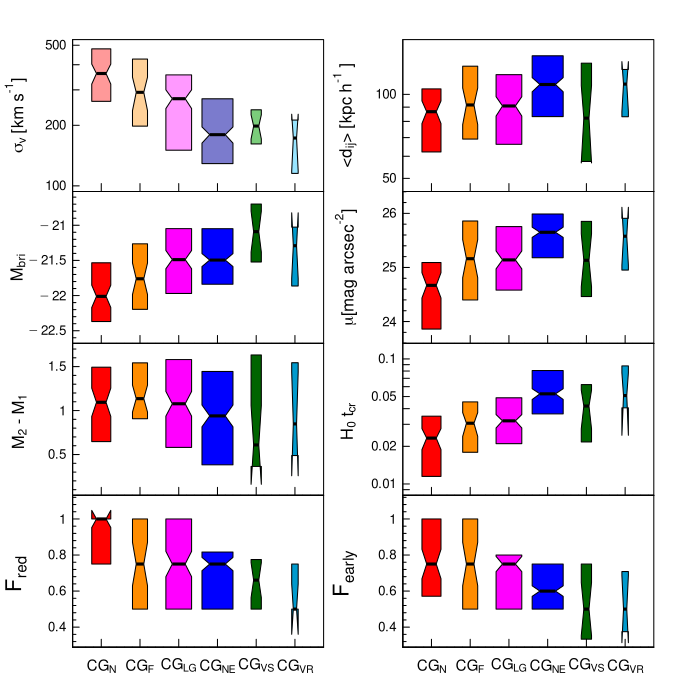

R code for this plot:
library(bootstrap); library(latex2exp); library(astrolibR)
 library(magicaxis)
#--------------------------------------------------------------

SS<-read.table("../data/compact_in_gg_m3_full")
S<-read.table("../data/compact_in_node_m3_full")
Gf<-read.table("../data/compact_in_field_m3_full")
FF<-read.table("../data/compact_in_filaments_m3_full")
VG<-read.table("../data/compact_in_voids_m3_full")
HH<-read.table("../data/tab_gal_gru.dat")

#---------COLNAMES ---------
colnames(SS)[c(1,2,3,4,5,6,7,8,9,10,11,12,13,14,15)] <- c('igru','nmi','alcm','delcm','zmedian','radio_mins','mu','sigv','rmag_bri','flag','rabs1','dij','tcr','rp','rabs2')

colnames(Gf)[c(1,2,3,4,5,6,7,8,9,10,11,12,13,14,15)] <- c("igru",'nmi','alcm','delcm','zmedian','radio_mins','mu','sigv','rmag_bri','flag','rabs1','dij','tcr','rp','rabs2')

colnames(S)[c(1,2,3,4,5,6,7,8,9,10,11,12,13,14,15)] <- c("igru",'nmi','alcm','delcm','zmedian','radio_mins','mu','sigv','rmag_bri','flag','rabs1','dij','tcr','rp','rabs2')

colnames(FF)[c(1,2,3,4,5,6,7,8,9,10,11,12,13,14,15)] <- c("igru",'nmi','alcm','delcm','zmedian','radio_mins','mu','sigv','rmag_bri','flag','rabs1','dij','tcr','rp','rabs2')

colnames(VG)[c(1,2,3,4,5,6,7,8,9,10,11,12,13,14,15,16,17)] <- c("igru",'nmi','alcm','delcm','zmedian','radio_mins','mu','sigv','rmag_bri','flag','rabs1','dij','tcr','rp','rabs2','tipo','estado')

colnames(HH)[c(1,2,3,4,5,6,7,8,9,10,11,12,13,14,15,16)] <-c("GId", "Nm", "RA", "Dec", "Redshift", "mag_r", "mag_g", "mag_g", "galid", "r50", "r90", "rabs", "gabs", "uabd", "passive", "early")


#------------------------------------------------------------------
#------------------------------------------------------------------
#seleccion de galaxias miembros
#------------------------------------------------------------------

N_nodo=length(S$igru)
N_Fof=length(SS$igru)
N_fi=length(FF$igru)
N_cam=length(Gf$igru)
N_vv=length(VG$igru)
N_vr=length(subset(VG$igru,VG$tipo==0))
N_vs=length(subset(VG$igru,VG$tipo==1))
N_ved=length(subset(VG$igru,VG$estado==0))
N_vin=length(subset(VG$igru,VG$estado==-1))

#------------------------------------------------------------------
# Filamentos
fil_gr_1<-matrix(nrow=N_fi,ncol= 10)
fil_frac_p1<-matrix(nrow=N_fi,ncol= 10)
fil_frac_e1<-matrix(nrow=N_fi,ncol= 10)

for(i in 1:N_fi){
    fil_gr_1[i,1:FF$nmi[i]]<-subset(HH$mag_r, FF$igru[i]==HH$GId)
    fil_frac_p1[i,1:FF$nmi[i]]<-subset(HH$passive, FF$igru[i]==HH$GId)
    fil_frac_e1[i,1:FF$nmi[i]]<-subset(HH$early, FF$igru[i]==HH$GId)
}

fil_gr<-vector('logical',sum(FF$nmi)); fil_dif_2bri<-vector('logical',N_fi)
fil_fp<-vector('logical',N_fi); fil_fp_gr<-vector('logical',N_fi)
fil_fe<-vector('logical',N_fi); fil_fe_gr<-vector('logical',N_fi)

h=1 ;b=FF$nmi[1]

for(i in 1:N_fi){
    fil_gr[h:b] <-(fil_gr_1[i,1:FF$nmi[i]]) #concatena miembros
    fil_fp[i] <-sum(fil_frac_p1[i,1:FF$nmi[i]])
    fil_fe[i] <-sum(fil_frac_e1[i,1:FF$nmi[i]])
    h=b+1 ; b=b+FF$nmi[i+1]

}

h=1 ;b=FF$nmi[1]

for(i in 1:N_fi){
    fil_dif_2bri[i]<-fil_gr[h+1]-fil_gr[h]
    fil_fp_gr[i]<-fil_fp[i]/FF$nmi[i]
    fil_fe_gr[i]<-fil_fe[i]/FF$nmi[i]
    h=b+1 ; b=b+FF$nmi[i+1]
}


#----------------------------------------------------------------------

# Nodos
nodo_gr_1<-matrix(nrow=N_nodo,ncol= 10)
nodo_frac_p1<-matrix(nrow=N_nodo,ncol= 10)
nodo_frac_e1<-matrix(nrow=N_nodo,ncol= 10)

for(i in 1:N_nodo){
    nodo_gr_1[i,1:S$nmi[i]]<-subset(HH$mag_r, S$igru[i]==HH$GId)
    nodo_frac_p1[i,1:S$nmi[i]]<-subset(HH$passive, S$igru[i]==HH$GId)
    nodo_frac_e1[i,1:S$nmi[i]]<-subset(HH$early, S$igru[i]==HH$GId)
}

nodo_gr<-vector('logical',sum(S$nmi)); nodo_dif_2bri<-vector('logical',N_nodo)
nodo_fp<-vector('logical',N_nodo); nodo_fp_gr<-vector('logical',N_nodo)
nodo_fe<-vector('logical',N_nodo); nodo_fe_gr<-vector('logical',N_nodo)

h=1 ;b=S$nmi[1]
for(i in 1:N_nodo){
    nodo_gr[h:b] <-(nodo_gr_1[i,1:S$nmi[i]])
    nodo_fp[i] <-sum(nodo_frac_p1[i,1:S$nmi[i]])
    nodo_fe[i] <-sum(nodo_frac_e1[i,1:S$nmi[i]])
    h=b+1 ; b=b+S$nmi[i+1]
}

h=1 ;b=S$nmi[1]
for(i in 1:N_nodo){
    nodo_dif_2bri[i]<-nodo_gr[h+1]-nodo_gr[h]
    nodo_fp_gr[i]<-nodo_fp[i]/S$nmi[i]
    nodo_fe_gr[i]<-nodo_fe[i]/S$nmi[i]
    h=b+1 ; b=b+S$nmi[i+1]
}

#----------------------------------------------------------------------
# FOF
Fof_gr_1<-matrix(nrow=N_Fof,ncol= 10)
Fof_frac_p1<-matrix(nrow=N_Fof,ncol= 10)
Fof_frac_e1<-matrix(nrow=N_Fof,ncol= 10)

for(i in 1:N_Fof){
    Fof_gr_1[i,1:SS$nmi[i]]<-subset(HH$mag_r, SS$igru[i]==HH$GId)
    Fof_frac_p1[i,1:SS$nmi[i]]<-subset(HH$passive, SS$igru[i]==HH$GId)
    Fof_frac_e1[i,1:SS$nmi[i]]<-subset(HH$early, SS$igru[i]==HH$GId)
}

Fof_gr<-vector('logical',sum(SS$nmi)); Fof_dif_2bri<-vector('logical',N_Fof)
Fof_fp<-vector('logical',N_Fof); Fof_fp_gr<-vector('logical',N_Fof)
Fof_fe<-vector('logical',N_Fof); Fof_fe_gr<-vector('logical',N_Fof)

h=1 ;b=SS$nmi[1]
for(i in 1:N_Fof){
    Fof_gr[h:b] <-(Fof_gr_1[i,1:SS$nmi[i]])
    Fof_fp[i] <-sum(Fof_frac_p1[i,1:SS$nmi[i]])
    Fof_fe[i] <-sum(Fof_frac_e1[i,1:SS$nmi[i]])
    h=b+1 ; b=b+SS$nmi[i+1]
}

h=1 ;b=SS$nmi[1]
for(i in 1:N_Fof){
    Fof_dif_2bri[i]<-Fof_gr[h+1]-Fof_gr[h]
    Fof_fp_gr[i]<-Fof_fp[i]/SS$nmi[i]
    Fof_fe_gr[i]<-Fof_fe[i]/SS$nmi[i]
    h=b+1 ; b=b+SS$nmi[i+1]
}


#----------------------------------------------------------------------
# Campo
cam_gr_1<-matrix(nrow=N_cam,ncol= 10)
cam_frac_p1<-matrix(nrow=N_cam,ncol= 10)
cam_frac_e1<-matrix(nrow=N_cam,ncol= 10)
for(i in 1:N_cam){
    cam_gr_1[i,1:Gf$nmi[i]]<-subset(HH$mag_r, Gf$igru[i]==HH$GId)
    cam_frac_p1[i,1:Gf$nmi[i]]<-subset(HH$passive, Gf$igru[i]==HH$GId)
    cam_frac_e1[i,1:Gf$nmi[i]]<-subset(HH$early, Gf$igru[i]==HH$GId)
}

cam_gr<-vector('logical',sum(Gf$nmi)); cam_dif_2bri<-vector('logical',N_cam)
cam_fp<-vector('logical',N_cam); cam_fp_gr<-vector('logical',N_cam)
cam_fe<-vector('logical',N_cam); cam_fe_gr<-vector('logical',N_cam)

h=1 ;b=Gf$nmi[1]
for(i in 1:N_cam){
    cam_gr[h:b] <-(cam_gr_1[i,1:Gf$nmi[i]])
    cam_fp[i] <-sum(cam_frac_p1[i,1:Gf$nmi[i]])
    cam_fe[i] <-sum(cam_frac_e1[i,1:Gf$nmi[i]])
    h=b+1 ; b=b+Gf$nmi[i+1]
}

h=1 ;b=Gf$nmi[1]
for(i in 1:N_cam){
    cam_dif_2bri[i]<-cam_gr[h+1]-cam_gr[h]
    cam_fp_gr[i]<-cam_fp[i]/Gf$nmi[i]
    cam_fe_gr[i]<-cam_fe[i]/Gf$nmi[i]
    h=b+1 ; b=b+Gf$nmi[i+1]
}


#------------------------------------------------------------------------------------------------------------
#------------------------------------------------------------------------------------------------------------
#----------------------------------------------------------------------
# voids
vv_gr_1<-matrix(nrow=N_vv,ncol= 10)
vv_frac_p1<-matrix(nrow=N_vv,ncol= 10)
vv_frac_e1<-matrix(nrow=N_vv,ncol= 10)

for(i in 1:N_vv){
    vv_gr_1[i,1:VG$nmi[i]]<-subset(HH$mag_r, VG$igru[i]==HH$GId)
    vv_frac_p1[i,1:VG$nmi[i]]<-subset(HH$passive, VG$igru[i]==HH$GId)
    vv_frac_e1[i,1:VG$nmi[i]]<-subset(HH$early, VG$igru[i]==HH$GId)
}

vv_gr<-vector('logical',sum(VG$nmi)); vv_dif_2bri<-vector('logical',N_vv)
vv_fp<-vector('logical',N_vv); vv_fp_gr<-vector('logical',N_vv)
vv_fe<-vector('logical',N_vv); vv_fe_gr<-vector('logical',N_vv)

h=1 ;b=VG$nmi[1]
for(i in 1:N_vv){
    vv_gr[h:b] <-(vv_gr_1[i,1:VG$nmi[i]])
    vv_fp[i] <-sum(vv_frac_p1[i,1:VG$nmi[i]])
    vv_fe[i] <-sum(vv_frac_e1[i,1:VG$nmi[i]])
    h=b+1 ; b=b+VG$nmi[i+1]
}

h=1 ;b=VG$nmi[1]
for(i in 1:N_vv){
    vv_dif_2bri[i]<-vv_gr[h+1]-vv_gr[h]
    vv_fp_gr[i]<-vv_fp[i]/VG$nmi[i]
    vv_fe_gr[i]<-vv_fe[i]/VG$nmi[i]
    h=b+1 ; b=b+VG$nmi[i+1]
}

#----------------------------------------------------------------------
# voids R
Nmi_vr=subset(VG$nmi,VG$tipo==0)
igru_vr=subset(VG$igru,VG$tipo==0)

vr_gr_1<-matrix(nrow=N_vr,ncol= 10)
vr_frac_p1<-matrix(nrow=N_vr,ncol= 10)
vr_frac_e1<-matrix(nrow=N_vr,ncol= 10)

for(i in 1:N_vr){
    vr_gr_1[i,1:Nmi_vr[i]]<-subset(HH$mag_r, igru_vr[i]==HH$GId)
    vr_frac_p1[i,1:Nmi_vr[i]]<-subset(HH$passive, igru_vr[i]==HH$GId)
    vr_frac_e1[i,1:Nmi_vr[i]]<-subset(HH$early, igru_vr[i]==HH$GId)
}

vr_gr<-vector('logical',sum(Nmi_vr))
vr_dif_2bri<-vector('logical',N_vr)
vr_fp<-vector('logical',N_vr); vr_fp_gr<-vector('logical',N_vr)
vr_fe<-vector('logical',N_vr); vr_fe_gr<-vector('logical',N_vr)

h=1 ;b=Nmi_vr[1]
for(i in 1:N_vr){
    vr_gr[h:b] <-(vr_gr_1[i,1:Nmi_vr[i]])
    vr_fp[i] <-sum(vr_frac_p1[i,1:Nmi_vr[i]])
    vr_fe[i] <-sum(vr_frac_e1[i,1:Nmi_vr[i]])
    h=b+1 ; b=b+Nmi_vr[i+1]
}

h=1 ;b=Nmi_vr[1]
for(i in 1:N_vr){
    vr_dif_2bri[i]<-vr_gr[h+1]-vr_gr[h]
    vr_fp_gr[i]<-vr_fp[i]/Nmi_vr[i]
    vr_fe_gr[i]<-vr_fe[i]/Nmi_vr[i]
    h=b+1 ; b=b+Nmi_vr[i+1]
}

#----------------------------------------------------------------------
# voids S
Nmi_vs=subset(VG$nmi,VG$tipo==1)
igru_vs=subset(VG$igru,VG$tipo==1)

vs_gr_1<-matrix(nrow=N_vs,ncol= 10)
vs_frac_p1<-matrix(nrow=N_vs,ncol= 10)
vs_frac_e1<-matrix(nrow=N_vs,ncol= 10)

for(i in 1:N_vs){
    vs_gr_1[i,1:Nmi_vs[i]]<-subset(HH$mag_r, igru_vs[i]==HH$GId)
    vs_frac_p1[i,1:Nmi_vs[i]]<-subset(HH$passive, igru_vs[i]==HH$GId)
    vs_frac_e1[i,1:Nmi_vs[i]]<-subset(HH$early, igru_vs[i]==HH$GId)
}

vs_gr<-vector('logical',sum(Nmi_vs))
vs_dif_2bri<-vector('logical',N_vs)
vs_fp<-vector('logical',N_vs); vs_fp_gr<-vector('logical',N_vs)
vs_fe<-vector('logical',N_vs); vs_fe_gr<-vector('logical',N_vs)

h=1 ;b=Nmi_vs[1]
for(i in 1:N_vs){
    vs_gr[h:b] <-(vs_gr_1[i,1:Nmi_vs[i]])
    vs_fp[i] <-sum(vs_frac_p1[i,1:Nmi_vs[i]])
    vs_fe[i] <-sum(vs_frac_e1[i,1:Nmi_vs[i]])
    h=b+1 ; b=b+Nmi_vs[i+1]
}

h=1 ;b=Nmi_vs[1]

for(i in 1:N_vs){
vs_dif_2bri[i]<-vs_gr[h+1]-vs_gr[h]
    vs_fp_gr[i]<-vs_fp[i]/Nmi_vs[i]
    vs_fe_gr[i]<-vs_fe[i]/Nmi_vs[i]
h=b+1 ; b=b+Nmi_vs[i+1]
}

#----------------------------------------------------------------------
# voids IN 
Nmi_vin=subset(VG$nmi,VG$estado==-1)
igru_vin=subset(VG$igru,VG$estado==-1)

vin_gr_1<-matrix(nrow=N_vin,ncol= 10)
vin_frac_p1<-matrix(nrow=N_vin,ncol= 10)
vin_frac_e1<-matrix(nrow=N_vin,ncol= 10)

for(i in 1:N_vin){
    vin_gr_1[i,1:Nmi_vin[i]]<-subset(HH$mag_r, igru_vin[i]==HH$GId)
    vin_frac_p1[i,1:Nmi_vin[i]]<-subset(HH$passive, igru_vin[i]==HH$GId)
    vin_frac_e1[i,1:Nmi_vin[i]]<-subset(HH$early, igru_vin[i]==HH$GId)
}

vin_gr<-vector('logical',sum(Nmi_vin))
vin_dif_2bri<-vector('logical',N_vin)
vin_fp<-vector('logical',N_vin); vin_fp_gr<-vector('logical',N_vin)
vin_fe<-vector('logical',N_vin); vin_fe_gr<-vector('logical',N_vin)

h=1 ;b=Nmi_vin[1]
for(i in 1:N_vin){
    vin_gr[h:b] <-(vin_gr_1[i,1:Nmi_vin[i]])
    vin_fp[i] <-sum(vin_frac_p1[i,1:Nmi_vin[i]])
    vin_fe[i] <-sum(vin_frac_e1[i,1:Nmi_vin[i]])
    h=b+1 ; b=b+Nmi_vin[i+1]
}

h=1 ;b=Nmi_vin[1]
for(i in 1:N_vin){
    vin_dif_2bri[i]<-vin_gr[h+1]-vin_gr[h]
    vin_fp_gr[i]<-vin_fp[i]/Nmi_vin[i]
    vin_fe_gr[i]<-vin_fe[i]/Nmi_vin[i]
    h=b+1 ; b=b+Nmi_vin[i+1]
}

#----------------------------------------------------------------------
# voids EDGE
Nmi_ved=subset(VG$nmi,VG$tipo==1)
igru_ved=subset(VG$igru,VG$tipo==1)

ved_gr_1<-matrix(nrow=N_ved,ncol= 10)
ved_frac_p1<-matrix(nrow=N_ved,ncol= 10)
ved_frac_e1<-matrix(nrow=N_ved,ncol= 10)

for(i in 1:N_ved){
    ved_gr_1[i,1:Nmi_ved[i]]<-subset(HH$mag_r, igru_ved[i]==HH$GId)
    ved_frac_p1[i,1:Nmi_ved[i]]<-subset(HH$passive, igru_ved[i]==HH$GId)
    ved_frac_e1[i,1:Nmi_ved[i]]<-subset(HH$early, igru_ved[i]==HH$GId)
}

ved_gr<-vector('logical',sum(Nmi_ved))
ved_dif_2bri<-vector('logical',N_ved)
ved_fp<-vector('logical',N_ved); ved_fp_gr<-vector('logical',N_ved)
ved_fe<-vector('logical',N_ved); ved_fe_gr<-vector('logical',N_ved)

h=1 ;b=Nmi_ved[1]
for(i in 1:N_ved){
    ved_gr[h:b] <-(ved_gr_1[i,1:Nmi_ved[i]])
    ved_fp[i] <-sum(ved_frac_p1[i,1:Nmi_ved[i]])
    ved_fe[i] <-sum(ved_frac_e1[i,1:Nmi_ved[i]])
    h=b+1 ; b=b+Nmi_ved[i+1]
}

h=1 ;b=Nmi_ved[1]

for(i in 1:N_ved){
ved_dif_2bri[i]<-ved_gr[h+1]-ved_gr[h]
    ved_fp_gr[i]<-ved_fp[i]/Nmi_ved[i]
    ved_fe_gr[i]<-ved_fe[i]/Nmi_ved[i]
h=b+1 ; b=b+Nmi_ved[i+1]
}





(ask=TRUE)
#cairo_pdf("boxplot2.pdf")
#par(family="serif")
par(cex.lab=1.9)       #Tamaño labels
par(cex.axis=1.2)      #Tamaño números en ejes.
par(lwd=1)
par(cex=1)
par(mgp=c(4,0.4,0))  #margen labels
par(mar=c(0,0,0,0))
par(mfrow = c(4,2))   # dibujo 4x2

par(mar = c(0, 2.5, 0, 3.5), oma = c(4, 3, 3, 0)) #pegame este boxplot

#par(mgp=c(1.8,0.4,0))      	        #margen labels

colores=c("red",'darkorange','magenta','blue','darkgreen','deepskyblue3')


#--------- prueba color
a=c("red",'darkorange','magenta','blue3','green3','deepskyblue')
a1 <- col2rgb(a)
# transform to HSV space
a2 <- rgb2hsv(a1)
# you can try different scaling values e.g. between 0.3 - 0.6
n <- 0.4
col_pru=hsv(a2[1,], a2[2,]*n, a2[3,])

#---------------------


# ------------------------------------------------------
# -----------Sigv----------------------------------
# ------------------------------------------------------
x <- S$sigv #nodos
y <- SS$sigv #grupos FoF
z <- FF$sigv #filamentos
w <- Gf$sigv #campo
v <- VG$sigv #voids
vr <- subset(VG$sigv,VG$tipo==0) #voids
vs <- subset(VG$sigv,VG$tipo==1) #voids

#boxplot(log10(x),log10(z),log10(y),log10(w),log10(vs),log10(vr),
boxplot(x, z, y, w, vs, vr,
	las = 1,
	notch = TRUE,
	varwidth = TRUE,
	whisklty = 0, staplelty=0,
	outline = FALSE,
    whiskers = FALSE,
    ylim = c(100,500),
    #cex.axis=1.2,
#	lwd=c(1.2,1.2,1.5),
	xaxt="n", yaxt="n",
    log='y',
    col= col_pru)
    #col= colores)

laby=TeX('$\\sigma_v$ \\[km s$^{-1}$\\]')
mtext(laby, side = 2, cex = 1, line = 3.2, col = "black")
rango =c(2, 2.3, 2.6, 2.8)
#mtext(c(TeX('$100$'),TeX('$200$'),TeX('$400 $'),TeX('$ 700 $')),at=rango, side =2, cex = 1, line = 1.2, col = "black")



magaxis(side=2, majorn=5, minorn=5, tcl=0.5, ratio=0.5, labels=TRUE,las=2)#,at = rango)
magaxis(side=1, majorn=5, minorn=5, tcl=0.6, ratio=0., labels=FALSE)
# ------------------------------------------------------
# -----------Redshifth----------------------------------
# ------------------------------------------------------
#x <-  S$zmedian #nodos
#y <- SS$zmedian #grupos FoF
#z <- FF$zmedian #filamentos
#w <- Gf$zmedian #campo
#v <- VG$zmedian #voids
#vr <- subset(VG$zmedian,VG$tipo==0) #voids
#vs <- subset(VG$zmedian,VG$tipo==1) #voids

#boxplot(x,z,y,w,vs,vr,	
#	las = 1,notch = TRUE,varwidth = TRUE,outline = FALSE,
        ##ylim = c(0,0.2),
#	cex.axis=1.2,
##	lwd=c(1.2,1.2,1.5),
#	xaxt="n",
#        col= colores)
#mtext(expression(paste(Redshift)), side = 2, cex = 1, line = 3.2, col = "black")

# ------------------------------------------------------
# -----------dij----------------------------------
# ------------------------------------------------------
x <- S$dij*1000.  #nodos
y <- SS$dij*1000. #grupos FoF
z <- FF$dij*1000. #filamentos
w <- Gf$dij*1000. #campo
v <- VG$dij*1000. #voids
vr <- subset(VG$dij*1000.,VG$tipo==0) #voids
vs <- subset(VG$dij*1000.,VG$tipo==1) #voids

#boxplot(log10(x),log10(z),log10(y),log10(w),log10(vs),log10(vr),	
boxplot(x,z,y,w,vs,vr,
	las = 1,
	notch = TRUE,
	varwidth = TRUE,
	outline = FALSE,
    ylim = c(47,150),
    whisklty = 0, staplelty=0,
#	lwd=c(1.2,1.2,1.5),
    #cex.axis=1.2,
    log = "y",
	xaxt="n", yaxt="n",
    col= colores)

laby=TeX('$<d_{ij}>$ \\[kpc h$^{-1}$ \\]')
mtext(laby, side = 2, cex = 1, line = 3.2, col = "black")

rango =c( 100)

#mtext(c(TeX('$50$'),TeX('$80$'),TeX('$100 $'),TeX('$ 150 $')),at=rango, side =2, cex = 1, line = 1.2, col = "black")

#magaxis(side=2, las=2,at = rango)
magaxis(side=2, majorn=5, minorn=5, tcl=0.5, ratio=0.5, labels=TRUE,las=2, logpretty=TRUE) #, at = rango)
magaxis(side=1, majorn=5, minorn=5, tcl=0.6, ratio=0., labels=FALSE)


# ------------------------------------------------------
# -----------mabs1----------------------------------
# ------------------------------------------------------
x <- S$rabs1  #nodos
y <- SS$rabs1 #grupos FoF
z <- FF$rabs1 #filamentos
w <- Gf$rabs1 #campo
v <- VG$rabs1 #campo
vr <- subset(VG$rabs1,VG$tipo==0) #voids
vs <- subset(VG$rabs1,VG$tipo==1) #voids

boxplot(x,z,y,w,vs,vr,	
	las = 1,
	notch = TRUE,
	varwidth = TRUE,
	outline = FALSE,	whisklty = 0, staplelty=0,
    ylim = c(-22.6,-20.6),
#	lwd=c(1.2,1.2,1.5),
	xaxt="n",yaxt="n",
    col= colores)
laby=TeX('$M_{bri} $')
mtext(laby, side = 2, cex = 1, line = 3.2, col = "black")
magaxis(side=2, majorn=4, minorn=5, tcl=0.5, ratio=0.5, labels=TRUE,las=2)
magaxis(side=1, majorn=5, minorn=5, tcl=0.6, ratio=0., labels=FALSE)
# ------------------------------------------------------
# -----------titaG----------------------------------
# ------------------------------------------------------
#x <- S$radio_mins  #nodos
#y <- SS$radio_mins #grupos FoF
#z <- FF$radio_mins #filamentos
#w <- Gf$radio_mins #campo
#v <- VG$radio_mins #voids
#vr <- subset(VG$radio_mins,VG$tipo==0) #voids
#vs <- subset(VG$radio_mins,VG$tipo==1) #voids

#boxplot(x,z,y,w,vs,vr,	
#	las = 1,
#	notch = TRUE,
#	varwidth = TRUE,
#	outline = FALSE,
       ##ylim = c(0,0.2),
#	cex.axis=1.2,
	#xaxt="n",
#        col= colores)

#laby=TeX('$\\theta$ \\[arcmin\\]') ;
#mtext(laby, side = 2, cex = 1, line = 3.2, col = "black")

# ------------------------------------------------------
# -----------rproy----------------------------------
# ------------------------------------------------------
#x <- S$rp  #nodos
#y <- SS$rp #grupos FoF
#z <- FF$rp #filamentos
#w <- Gf$rp #campo
#v <- VG$rp #voids
#vr <- subset(VG$rp,VG$tipo==0) #voids
#vs <- subset(VG$rp,VG$tipo==1) #voids

#boxplot(x,z,y,w,vs,vr,	
#	las = 1,
#	notch = TRUE,
#	varwidth = TRUE,
#	outline = FALSE,
        ##ylim = c(0,0.2),
#	cex.axis=1.2,
##	lwd=c(1.2,1.2,1.5),
#	#xaxt="n",
#	#names=c('N','GG','F','C'),
        #col= colores)
#laby=TeX('$r_p$ \\[kpc h$^{-1}$ \\]')
#mtext(laby, side = 2, cex = 1, line = 3.2, col = "black")


# ------------------------------------------------------
# -----------mu----------------------------------
# ------------------------------------------------------
x <-  S$mu  #nodos
y <- SS$mu #grupos FoF
z <- FF$mu #filamentos
w <- Gf$mu #campo
v <- VG$mu #campo
vr <- subset(VG$mu,VG$tipo==0) #voids
vs <- subset(VG$mu,VG$tipo==1) #voids

boxplot(x,z,y,w,vs,vr,	
	las = 1,
	notch = TRUE,
	varwidth = TRUE,
	outline = FALSE,	whisklty = 0, staplelty=0,
    ylim = c(23.7,26.3),
#	lwd=c(1.2,1.2,1.5),
	xaxt="n",yaxt="n",
    col= colores)

mtext(TeX('$\\mu$\\[mag  $arcsec^{-2}\\]$'), side = 2, line = 3.2, col = "black")
magaxis(side=2, majorn=3, minorn=5, tcl=0.5, ratio=0.5, labels=TRUE,las=2)
magaxis(side=1, majorn=5, minorn=5, tcl=0.6, ratio=0., labels=FALSE)

# ------------------------------------------------------
# ----------- M2 - M1 ----------------------------------
# ------------------------------------------------------
#boxplot(nodo_dif_2bri,fil_dif_2bri,Fof_dif_2bri,cam_dif_2bri,vs_dif_2bri,vr_dif_2bri,
#	las = 1,
#	notch = TRUE,
#	varwidth = TRUE,
#	outline = FALSE,
        ##ylim = c(0,0.2),
#	cex.axis=1.2,
##	lwd=c(1.2,1.2,1.5),
#	xaxt="n",
	#names=c(TeX('$CG_{N}$'),TeX('$CG_{F}$'),TeX('$CG_{L}$'),TeX('$CG_{C}$'),TeX('$CG_{V_S}$'),TeX('$CG_{V_R}$')),
	#names=c(TeX('$N$'),TeX('$F$'),TeX('$L$'),TeX('$NE$'),TeX('$VS$'),TeX('$VR$')),
#        col= colores)

#laby=TeX('$m_2 -m_1$ ')
#mtext(laby, side = 2, cex = 1, line = 3.2, col = "black")

x <-  S$rabs2 -  S$rabs1  #nodos
y <- SS$rabs2 - SS$rabs1  #grupos FoF
z <- FF$rabs2 - FF$rabs1  #filamentos
w <- Gf$rabs2 - Gf$rabs1  #campo
v <- VG$rabs2 - VG$rabs1  #campo
vr <- subset(VG$rabs2-VG$rabs1,VG$tipo==0) #voids
vs <- subset(VG$rabs2-VG$rabs1,VG$tipo==1) #voids

boxplot(x,z,y,w,vs,vr,
	las = 1,
	notch = TRUE,
	varwidth = TRUE,
	outline = FALSE,	whisklty = 0, staplelty=0,
    ylim = c(0.1,1.7),
	#cex.axis=1.2,
#	lwd=c(1.2,1.2,1.5),
	xaxt="n",yaxt="n",
	#names=c(TeX('$CG_{N}$'),TeX('$CG_{F}$'),TeX('$CG_{L}$'),TeX('$CG_{C}$'),TeX('$CG_{V_S}$'),TeX('$CG_{V_R}$')),
	#names=c(TeX('$N$'),TeX('$F$'),TeX('$L$'),TeX('$NE$'),TeX('$VS$'),TeX('$VR$')),
        col= colores)

laby=TeX('$M_2$ - $M_1$ ')
mtext(laby, side = 2, cex = 1, line = 3.2, col = "black")
magaxis(side=2, majorn=5, minorn=5, tcl=0.5, ratio=0.5, labels=TRUE,las=2)
magaxis(side=1, majorn=5, minorn=5, tcl=0.6, ratio=0., labels=FALSE)

# ------------------------------------------------------
# -----------tcr----------------------------------
# ------------------------------------------------------
x <- S$tcr  #nodos
y <- SS$tcr #grupos FoF
z <- FF$tcr #filamentos
w <- Gf$tcr #campo
v <- VG$tcr #voids
vr <- subset(VG$tcr,VG$tipo==0) #voids
vs <- subset(VG$tcr,VG$tipo==1) #voids

#boxplot(log10(x),log10(z),log10(y),log10(w),log10(vs),log10(vr),	
boxplot(x,z,y,w,vs,vr,
	las = 1,
	notch = TRUE,
	varwidth = TRUE,
	outline = FALSE,	whisklty = 0, staplelty=0,
    ylim = c(0.009,0.12),
#	lwd=c(1.2,1.2,1.5),
	xaxt="n", yaxt="n",
    log='y',
    col= colores)

laby=TeX('$H_0 \\, t_{cr}$ ')
mtext(laby, side = 2, cex = 1, line = 3.2, col = "black")

#rango =c(-2, -1.69, -1.39, -1.15)
#mtext(c(TeX('$0.01$'),TeX('$0.02$'),TeX('$0.04 $'),TeX('$ 0.07 $')),at=rango, side =2, cex = 1, line = 1.2, col = "black")

magaxis(side=2, majorn=5, minorn=5, tcl=0.5, ratio=0.5, labels=TRUE,las=2,at = rango)
magaxis(side=1, majorn=5, minorn=5, tcl=0.6, ratio=0., labels=FALSE)

# ------------------------------------------------------
# ----------- frac passive -----------------------------
# ------------------------------------------------------
boxplot(nodo_fp_gr,fil_fp_gr,Fof_fp_gr,cam_fp_gr,vs_fp_gr,vr_fp_gr,
	las = 1,
	notch = TRUE,
	varwidth = TRUE,	whisklty = 0, staplelty=0,
	outline = FALSE,
    ylim = c(0.32,1.1),
	#cex.axis=1.2,
#	lwd=c(1.2,1.2,1.5),
	xaxt="n",yaxt="n",
	#names=c(TeX('$CG_{N}$'),TeX('$CG_{F}$'),TeX('$CG_{L}$'),TeX('$CG_{C}$'),TeX('$CG_{V}$')),
	names=c(TeX('$N$'),TeX('$F$'),TeX('$L$'),TeX('$NE$'),TeX('$SV$'),TeX('$RV$')),
    col= colores)

laby=TeX('$F_{red}$ ')
mtext(laby, side = 2, cex = 1.3, line = 3.2, col = "black")
mtext(c(TeX('$CG_N$'),TeX('$CG_F$'),TeX('$CG_{LG}$'),TeX('$ CG_{NE} $'),TeX('$CG_{VS} $'),TeX('$CG_{VR}$')),
    at=c(1,2,3,4,5,6), side =1, cex = 0.9, line = 1.2, col = "black")
magaxis(side=1, majorn=5, minorn=5, tcl=0.6, ratio=0., labels=FALSE)
magaxis(side=2, majorn=5, minorn=5, tcl=0.5, ratio=0.5, labels=TRUE,las=2)
# ------------------------------------------------------
# ----------- frac early - -----------------------------
# ------------------------------------------------------
boxplot(nodo_fe_gr,fil_fe_gr,Fof_fe_gr,cam_fe_gr,vs_fe_gr,vr_fe_gr,
	las = 1,
	notch = TRUE,
	varwidth = TRUE,	whisklty = 0, staplelty=0,
	outline = FALSE,
    ylim = c(0.32,1.1),
	#cex.axis=1.2,
#	lwd=c(1.2,1.2,1.5),
	xaxt="n",yaxt="n",
	#names=c(TeX('$CG_{N}$'),TeX('$CG_{F}$'),TeX('$CG_{L}$'),TeX('$CG_{C}$'),TeX('$CG_{V}$')),
	#names=c(TeX('$N$'),TeX('$F$'),TeX('$L$'),TeX('$NE$'),TeX('$VS$'),TeX('$VR$')),
        col= colores)

laby=TeX('$F_{early}$ ')
mtext(laby, side = 2, cex = 1.3, line = 3.2, col = "black")
mtext(c(TeX('$CG_N$'),TeX('$CG_F$'),TeX('$CG_{LG}$'),TeX('$ CG_{NE} $'), TeX('$CG_{VS} $'),TeX('$CG_{VR}$')),
    at=c(1,2,3,4,5,6), side =1, cex = 0.9, line = 1.2, col = "black")
magaxis(side=1, majorn=5, minorn=5, tcl=0.6, ratio=0., labels=FALSE)
magaxis(side=2, majorn=5, minorn=5, tcl=0.5, ratio=0.5, labels=TRUE,las=2)

#dev.off()
